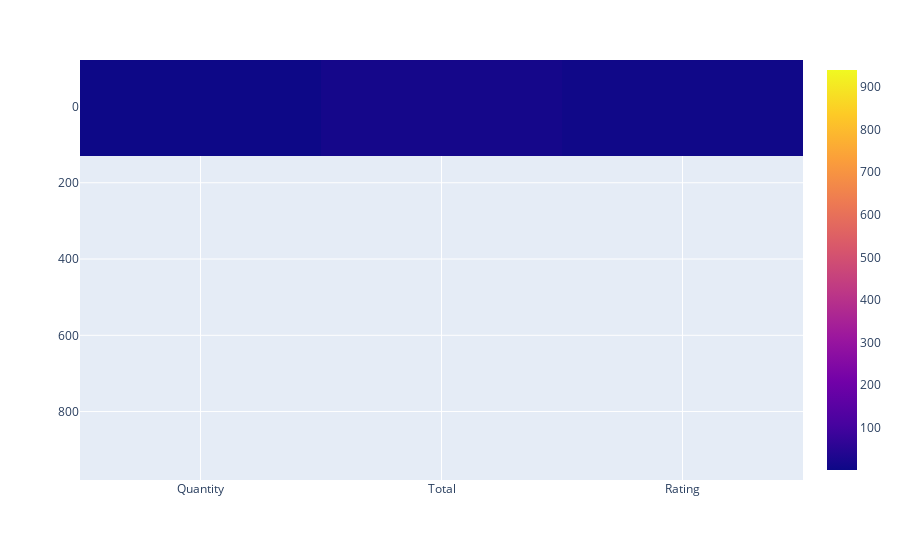

This figure's notebook cell:
### Code cell
import plotly.express as px

# df = px.data.medals_wide(indexed=True)
fig = px.imshow(df1)
fig.show()

### Figure 1 — Plotly figure (JSON) as saved in the notebook; plotly's stock layout.template omitted (floating-point values rounded to 4 significant figures; data arrays with more than 128 entries replaced by an {"elided": "..."} marker saying what was removed)
{"data": [{"coloraxis": "coloraxis", "hovertemplate": "x: %{x}<br>y: %{y}<br>color: %{z}<extra></extra>", "name": "0", "type": "heatmap", "x": ["Quantity", "Total", "Rating"], "xaxis": "x", "y": [291, 613, 72, 92, 835, 685, 967, 992, 785, 624, 0, 944, 137, 931, 416, 672, 354, 459, 29, 773, 667, 876, 204, 745, 86, 420, 345, 551, 576, 184, 602, 40, 535, 69, 214, 143, 300, 803, 474, 119, 237, 707, 135, 170, 246, 70, 159, 589, 403, 53], "yaxis": "y", "z": {"elided": "50x3 float values"}}], "layout": {"coloraxis": {"colorscale": [[0, "#0d0887"], [0.1111, "#46039f"], [0.2222, "#7201a8"], [0.3333, "#9c179e"], [0.4444, "#bd3786"], [0.5556, "#d8576b"], [0.6667, "#ed7953"], [0.7778, "#fb9f3a"], [0.8889, "#fdca26"], [1, "#f0f921"]]}, "margin": {"t": 60}, "xaxis": {"anchor": "y", "constrain": "domain", "domain": [0, 1], "scaleanchor": "y"}, "yaxis": {"anchor": "x", "autorange": "reversed", "constrain": "domain", "domain": [0, 1]}}}
